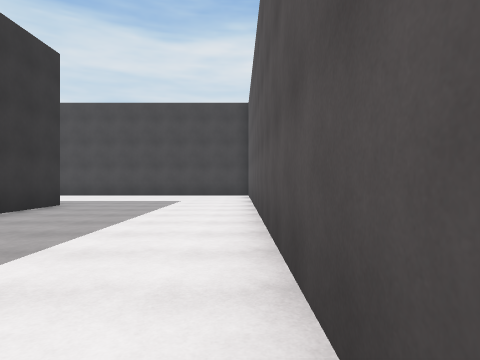
View 1 (above)

22 first-person views from a walk through a 3-D level made in the Unity game engine. The camera is 1.3 m above the floor, looks level and sees 75° across. The floor is counted in squares, 2 m on a side. Each view is taken from the middle of a square. On the plan, view 1 faces up. The plan holds only what a view shows up to about 10 squares ahead; the rest is blank. The place goes on beyond the plan. The player character is not drawn.

View 2
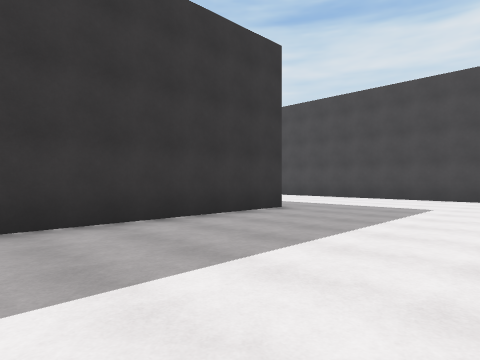

View 3
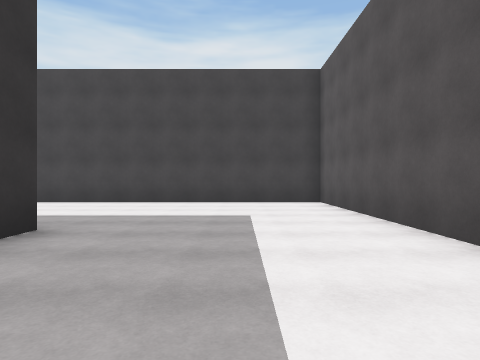

View 4
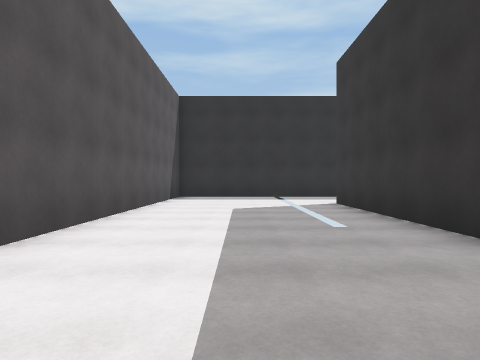

View 5
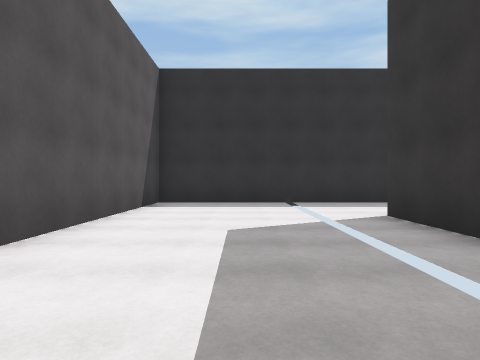

View 6
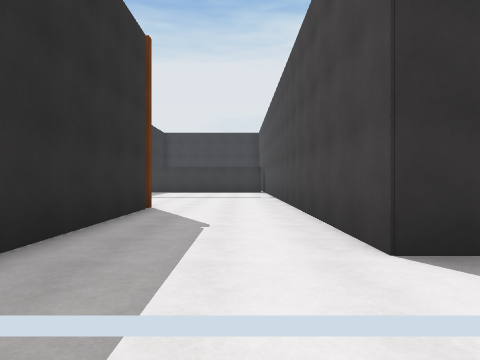

View 7
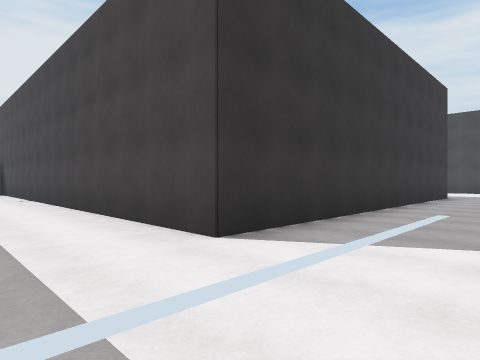

View 8
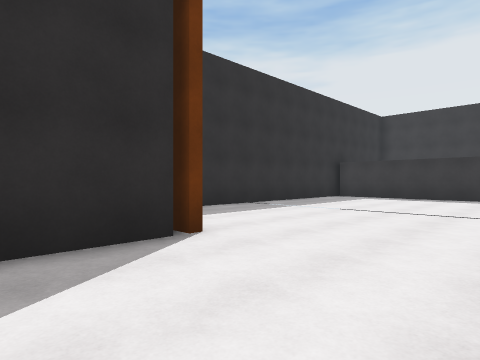

View 9
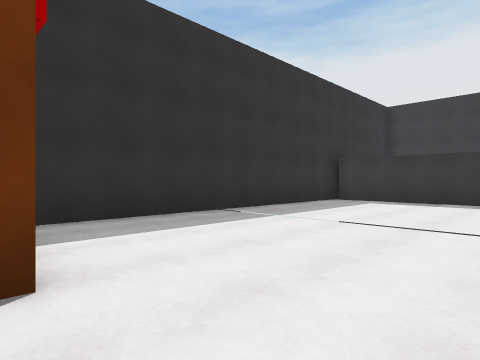

View 10
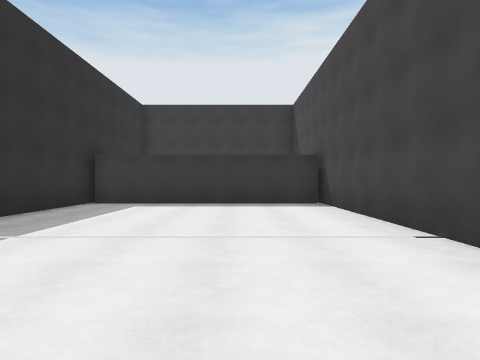

View 11
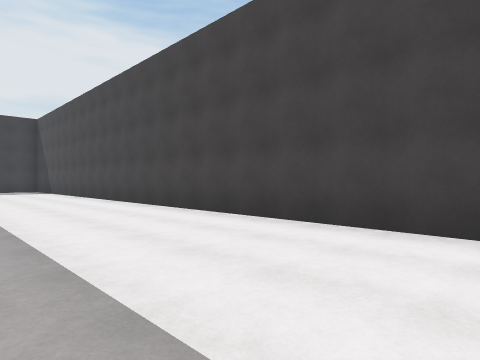

View 12
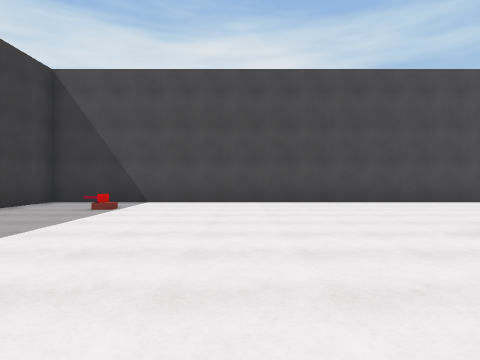

View 13
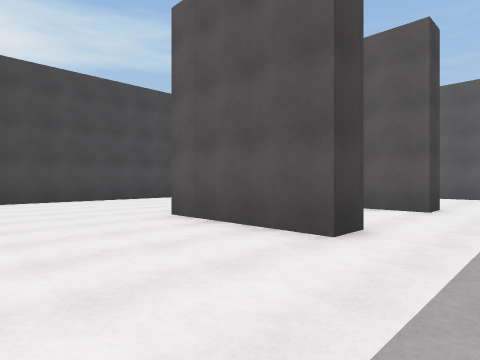

View 14
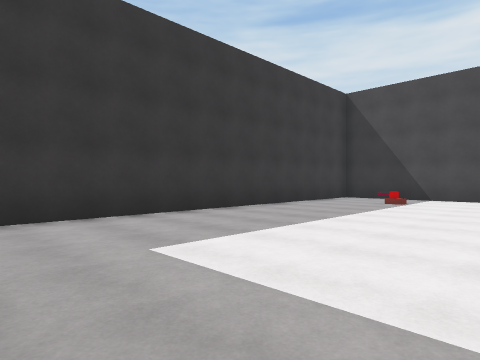

View 15
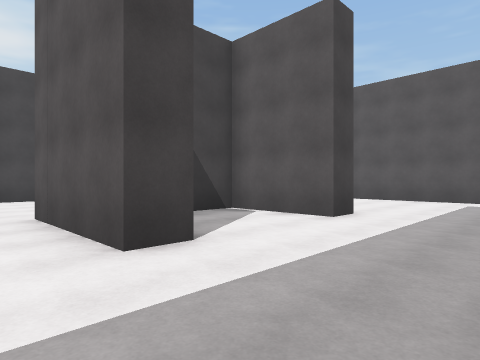

View 16
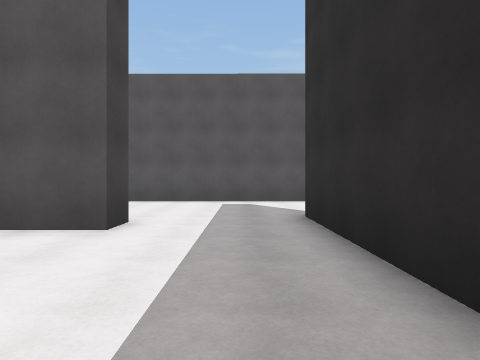

View 17
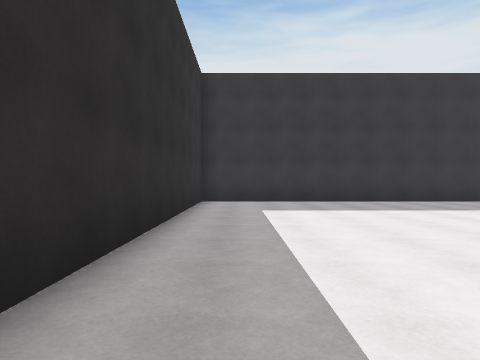

View 18
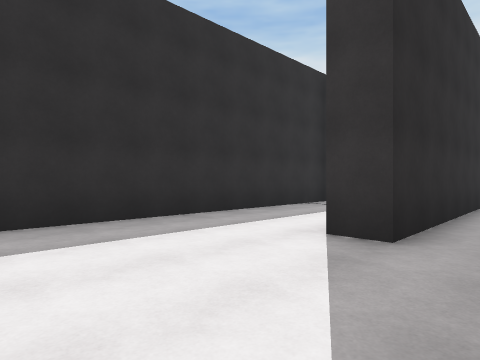

View 19
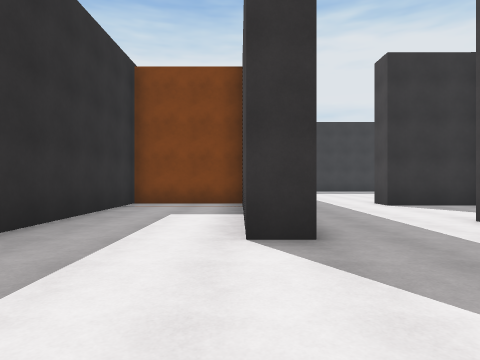

View 20
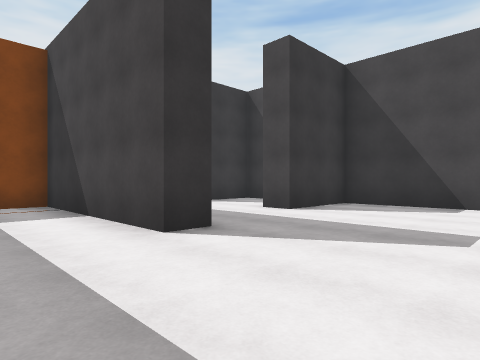

View 21
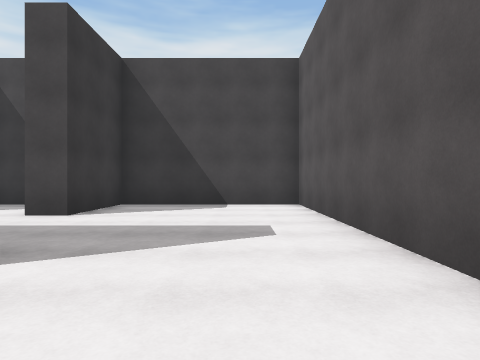

View 22
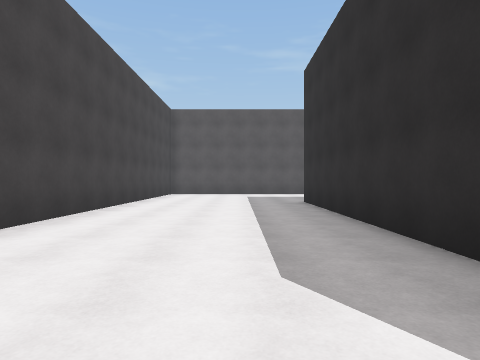

### Floor plan
Points are (right, up) in squares from view 1. A wall is a line through its corners. A room is listed if a view was taken in it or the views show most of it. See-through windows are left out.
Room 1 (views 1, 2, 3, 4, 5, 6, 7, 8, 9, 10, 11, 12, 13, 14, 15, 16, 17, 18, 19, 20, 21, 22)
walls: (-11.6, 8.1) (-4.6, 8.1) (-4.7, -2.7) (-19.4, -2.7); (-14, 7) (-14, 4.8) (-14.7, 4.8) (-14.7, 8.2); (-5.4, 0.9) (-5.4, 7.3) (-10.1, 7.3) (-10.2, 4.7) (-10.9, 4.7) (-10.9, 7.3) (-13.5, 7.3); (-9.5, -6.1) (0.4, -6.1) (0.4, 13.2) (-23.5, 13.2) (-23.5, 1.8) (-9.4, 1.8) (-9.4, 1.1) (-14.7, 1.1) (-14.7, -1.9) (-6.6, -1.9); (-18.7, -2.8) (-18.7, -9.1); (-19.1, -9.2) (-10, -9.2)
objects: other object (-21, 11)

Positions as (right, up) in squares from view 1, and headings:
1: (0, 0), facing up
2: (0, 2), facing up-left
3: (-2, 4), facing up
4: (-2, 6), facing down
5: (-2, 3), facing down
6: (-2, -4), facing left
7: (-2, -5), facing up-left
8: (-7, -3), facing down-left
9: (-9, -4), facing down-left
10: (-10, -5), facing left
11: (-4, 9), facing up-left
12: (-18, 4), facing up
13: (-18, 3), facing up-right
14: (-18, 2), facing up-left
15: (-16, 2), facing up-right
16: (-15, 3), facing right
17: (-14, 3), facing left
18: (-6, 3), facing down-left
19: (-6, 1), facing left
20: (-6, -1), facing up-left
21: (-7, -1), facing up
22: (-14, 10), facing right
